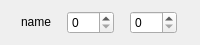
<?xml version="1.0" encoding="UTF-8"?>
<ui version="4.0">
 <class>PointHolder</class>
 <widget class="QWidget" name="PointHolder">
  <property name="geometry">
   <rect>
    <x>0</x>
    <y>0</y>
    <width>200</width>
    <height>45</height>
   </rect>
  </property>
  <property name="sizePolicy">
   <sizepolicy hsizetype="Minimum" vsizetype="Minimum">
    <horstretch>0</horstretch>
    <verstretch>0</verstretch>
   </sizepolicy>
  </property>
  <property name="windowTitle">
   <string>Form</string>
  </property>
  <layout class="QHBoxLayout" name="horizontalLayout">
   <item>
    <widget class="QLabel" name="Name">
     <property name="sizePolicy">
      <sizepolicy hsizetype="Fixed" vsizetype="Fixed">
       <horstretch>0</horstretch>
       <verstretch>0</verstretch>
      </sizepolicy>
     </property>
     <property name="text">
      <string>name</string>
     </property>
    </widget>
   </item>
   <item>
    <widget class="QSpinBox" name="PositionX">
     <property name="sizePolicy">
      <sizepolicy hsizetype="Fixed" vsizetype="Fixed">
       <horstretch>0</horstretch>
       <verstretch>0</verstretch>
      </sizepolicy>
     </property>
     <property name="maximum">
      <number>255</number>
     </property>
    </widget>
   </item>
   <item>
    <widget class="QSpinBox" name="PositionY">
     <property name="sizePolicy">
      <sizepolicy hsizetype="Fixed" vsizetype="Fixed">
       <horstretch>0</horstretch>
       <verstretch>0</verstretch>
      </sizepolicy>
     </property>
     <property name="maximum">
      <number>255</number>
     </property>
    </widget>
   </item>
  </layout>
 </widget>
 <resources/>
 <connections/>
</ui>
